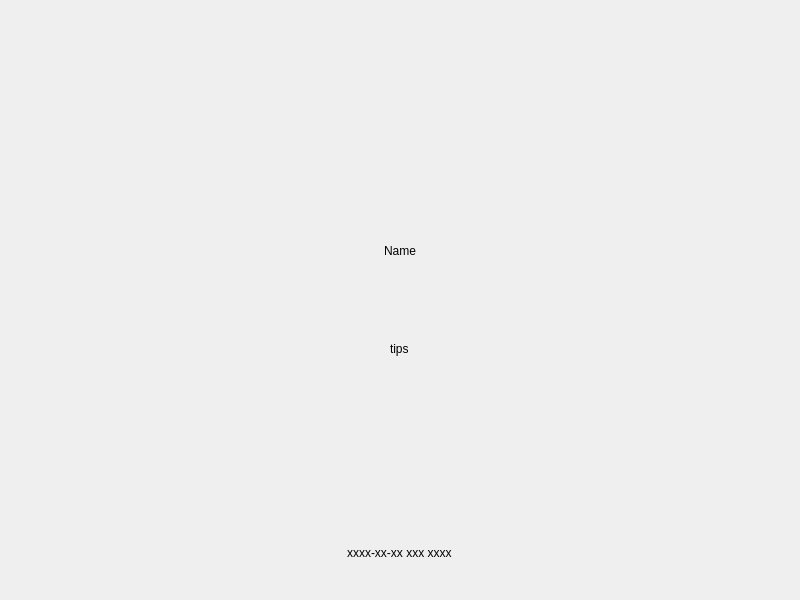
<?xml version="1.0" encoding="UTF-8"?>
<ui version="4.0">
 <class>LoginFrame</class>
 <widget class="QWidget" name="LoginFrame">
  <property name="geometry">
   <rect>
    <x>0</x>
    <y>0</y>
    <width>800</width>
    <height>600</height>
   </rect>
  </property>
  <property name="windowTitle">
   <string>LoginFrame</string>
  </property>
  <property name="styleSheet">
   <string notr="true"/>
  </property>
  <layout class="QHBoxLayout" name="horizontalLayout" stretch="1,2,1">
   <property name="spacing">
    <number>0</number>
   </property>
   <property name="leftMargin">
    <number>40</number>
   </property>
   <property name="topMargin">
    <number>40</number>
   </property>
   <property name="rightMargin">
    <number>40</number>
   </property>
   <property name="bottomMargin">
    <number>40</number>
   </property>
   <item>
    <widget class="QWidget" name="leftWrapper" native="true">
     <property name="minimumSize">
      <size>
       <width>114</width>
       <height>0</height>
      </size>
     </property>
     <property name="maximumSize">
      <size>
       <width>228</width>
       <height>16777215</height>
      </size>
     </property>
     <layout class="QVBoxLayout" name="verticalLayout">
      <property name="spacing">
       <number>0</number>
      </property>
      <property name="leftMargin">
       <number>0</number>
      </property>
      <property name="topMargin">
       <number>0</number>
      </property>
      <property name="rightMargin">
       <number>0</number>
      </property>
      <property name="bottomMargin">
       <number>0</number>
      </property>
      <item>
       <widget class="QWidget" name="left_top" native="true">
        <layout class="QVBoxLayout" name="verticalLayout_2"/>
       </widget>
      </item>
      <item>
       <spacer name="spacer">
        <property name="orientation">
         <enum>Qt::Vertical</enum>
        </property>
        <property name="sizeHint" stdset="0">
         <size>
          <width>20</width>
          <height>40</height>
         </size>
        </property>
       </spacer>
      </item>
      <item>
       <widget class="QWidget" name="left_bottom" native="true">
        <property name="sizePolicy">
         <sizepolicy hsizetype="Preferred" vsizetype="Preferred">
          <horstretch>0</horstretch>
          <verstretch>0</verstretch>
         </sizepolicy>
        </property>
        <layout class="QVBoxLayout" name="verticalLayout_3">
         <property name="spacing">
          <number>0</number>
         </property>
         <property name="leftMargin">
          <number>0</number>
         </property>
         <property name="topMargin">
          <number>0</number>
         </property>
         <property name="rightMargin">
          <number>0</number>
         </property>
         <property name="bottomMargin">
          <number>0</number>
         </property>
        </layout>
       </widget>
      </item>
     </layout>
    </widget>
   </item>
   <item>
    <widget class="QWidget" name="centerWrapper" native="true">
     <layout class="QVBoxLayout" name="verticalLayout_7" stretch="5,1,5">
      <property name="spacing">
       <number>0</number>
      </property>
      <property name="leftMargin">
       <number>0</number>
      </property>
      <property name="topMargin">
       <number>0</number>
      </property>
      <property name="rightMargin">
       <number>0</number>
      </property>
      <property name="bottomMargin">
       <number>0</number>
      </property>
      <item>
       <widget class="QWidget" name="center_top" native="true">
        <layout class="QVBoxLayout" name="verticalLayout_9">
         <property name="spacing">
          <number>0</number>
         </property>
         <property name="leftMargin">
          <number>0</number>
         </property>
         <property name="topMargin">
          <number>0</number>
         </property>
         <property name="rightMargin">
          <number>0</number>
         </property>
         <property name="bottomMargin">
          <number>0</number>
         </property>
         <item>
          <spacer name="verticalSpacer_5">
           <property name="orientation">
            <enum>Qt::Vertical</enum>
           </property>
           <property name="sizeHint" stdset="0">
            <size>
             <width>20</width>
             <height>40</height>
            </size>
           </property>
          </spacer>
         </item>
         <item>
          <layout class="QHBoxLayout" name="horizontalLayout_6">
           <property name="bottomMargin">
            <number>0</number>
           </property>
           <item>
            <spacer name="horizontalSpacer_3">
             <property name="orientation">
              <enum>Qt::Horizontal</enum>
             </property>
             <property name="sizeHint" stdset="0">
              <size>
               <width>40</width>
               <height>20</height>
              </size>
             </property>
            </spacer>
           </item>
           <item>
            <widget class="Kiran::SessionGuard::UserAvatar" name="avatar" native="true">
             <property name="sizePolicy">
              <sizepolicy hsizetype="Expanding" vsizetype="Expanding">
               <horstretch>0</horstretch>
               <verstretch>0</verstretch>
              </sizepolicy>
             </property>
             <property name="minimumSize">
              <size>
               <width>100</width>
               <height>100</height>
              </size>
             </property>
             <property name="maximumSize">
              <size>
               <width>180</width>
               <height>180</height>
              </size>
             </property>
            </widget>
           </item>
           <item>
            <spacer name="horizontalSpacer_4">
             <property name="orientation">
              <enum>Qt::Horizontal</enum>
             </property>
             <property name="sizeHint" stdset="0">
              <size>
               <width>40</width>
               <height>20</height>
              </size>
             </property>
            </spacer>
           </item>
          </layout>
         </item>
         <item>
          <spacer name="verticalSpacer_4">
           <property name="orientation">
            <enum>Qt::Vertical</enum>
           </property>
           <property name="sizeType">
            <enum>QSizePolicy::Fixed</enum>
           </property>
           <property name="sizeHint" stdset="0">
            <size>
             <width>20</width>
             <height>10</height>
            </size>
           </property>
          </spacer>
         </item>
         <item alignment="Qt::AlignHCenter">
          <widget class="QLabel" name="userName">
           <property name="text">
            <string>Name</string>
           </property>
          </widget>
         </item>
         <item>
          <spacer name="verticalSpacer_3">
           <property name="orientation">
            <enum>Qt::Vertical</enum>
           </property>
           <property name="sizeType">
            <enum>QSizePolicy::Fixed</enum>
           </property>
           <property name="sizeHint" stdset="0">
            <size>
             <width>20</width>
             <height>18</height>
            </size>
           </property>
          </spacer>
         </item>
        </layout>
       </widget>
      </item>
      <item>
       <widget class="QWidget" name="center" native="true">
        <layout class="QHBoxLayout" name="horizontalLayout_2">
         <property name="spacing">
          <number>0</number>
         </property>
         <property name="leftMargin">
          <number>0</number>
         </property>
         <property name="topMargin">
          <number>0</number>
         </property>
         <property name="rightMargin">
          <number>0</number>
         </property>
         <property name="bottomMargin">
          <number>0</number>
         </property>
         <item>
          <widget class="QStackedWidget" name="stackedWidget">
           <property name="sizePolicy">
            <sizepolicy hsizetype="Expanding" vsizetype="Preferred">
             <horstretch>0</horstretch>
             <verstretch>0</verstretch>
            </sizepolicy>
           </property>
           <property name="currentIndex">
            <number>0</number>
           </property>
           <widget class="QWidget" name="page_edit">
            <layout class="QHBoxLayout" name="horizontalLayout_3">
             <property name="spacing">
              <number>0</number>
             </property>
             <property name="leftMargin">
              <number>0</number>
             </property>
             <property name="topMargin">
              <number>0</number>
             </property>
             <property name="rightMargin">
              <number>0</number>
             </property>
             <property name="bottomMargin">
              <number>0</number>
             </property>
             <item>
              <spacer name="horizontalSpacer">
               <property name="orientation">
                <enum>Qt::Horizontal</enum>
               </property>
               <property name="sizeHint" stdset="0">
                <size>
                 <width>40</width>
                 <height>20</height>
                </size>
               </property>
              </spacer>
             </item>
             <item>
              <widget class="QLabel" name="label_spacer">
               <property name="minimumSize">
                <size>
                 <width>30</width>
                 <height>30</height>
                </size>
               </property>
               <property name="maximumSize">
                <size>
                 <width>30</width>
                 <height>30</height>
                </size>
               </property>
               <property name="text">
                <string/>
               </property>
              </widget>
             </item>
             <item>
              <widget class="Kiran::SessionGuard::PromptEdit" name="edit" native="true">
               <property name="sizePolicy">
                <sizepolicy hsizetype="Expanding" vsizetype="Preferred">
                 <horstretch>0</horstretch>
                 <verstretch>0</verstretch>
                </sizepolicy>
               </property>
               <property name="minimumSize">
                <size>
                 <width>220</width>
                 <height>30</height>
                </size>
               </property>
               <property name="maximumSize">
                <size>
                 <width>270</width>
                 <height>36</height>
                </size>
               </property>
              </widget>
             </item>
             <item>
              <widget class="QLabel" name="label_capslock">
               <property name="sizePolicy">
                <sizepolicy hsizetype="Fixed" vsizetype="Fixed">
                 <horstretch>0</horstretch>
                 <verstretch>0</verstretch>
                </sizepolicy>
               </property>
               <property name="minimumSize">
                <size>
                 <width>30</width>
                 <height>30</height>
                </size>
               </property>
               <property name="maximumSize">
                <size>
                 <width>30</width>
                 <height>30</height>
                </size>
               </property>
               <property name="text">
                <string/>
               </property>
              </widget>
             </item>
             <item>
              <spacer name="horizontalSpacer_2">
               <property name="orientation">
                <enum>Qt::Horizontal</enum>
               </property>
               <property name="sizeHint" stdset="0">
                <size>
                 <width>40</width>
                 <height>20</height>
                </size>
               </property>
              </spacer>
             </item>
            </layout>
           </widget>
           <widget class="QWidget" name="page_reauth">
            <layout class="QHBoxLayout" name="horizontalLayout_4">
             <item>
              <widget class="QPushButton" name="btn_reAuth">
               <property name="sizePolicy">
                <sizepolicy hsizetype="Preferred" vsizetype="Fixed">
                 <horstretch>0</horstretch>
                 <verstretch>0</verstretch>
                </sizepolicy>
               </property>
               <property name="minimumSize">
                <size>
                 <width>150</width>
                 <height>30</height>
                </size>
               </property>
               <property name="maximumSize">
                <size>
                 <width>180</width>
                 <height>36</height>
                </size>
               </property>
               <property name="text">
                <string>Recertification</string>
               </property>
              </widget>
             </item>
            </layout>
           </widget>
           <widget class="QWidget" name="page_empty"/>
          </widget>
         </item>
        </layout>
       </widget>
      </item>
      <item>
       <widget class="QWidget" name="center_bottom" native="true">
        <layout class="QVBoxLayout" name="verticalLayout_8">
         <property name="spacing">
          <number>0</number>
         </property>
         <property name="leftMargin">
          <number>0</number>
         </property>
         <property name="topMargin">
          <number>0</number>
         </property>
         <property name="rightMargin">
          <number>0</number>
         </property>
         <property name="bottomMargin">
          <number>0</number>
         </property>
         <item>
          <spacer name="verticalSpacer_2">
           <property name="orientation">
            <enum>Qt::Vertical</enum>
           </property>
           <property name="sizeType">
            <enum>QSizePolicy::Fixed</enum>
           </property>
           <property name="sizeHint" stdset="0">
            <size>
             <width>20</width>
             <height>18</height>
            </size>
           </property>
          </spacer>
         </item>
         <item alignment="Qt::AlignHCenter">
          <widget class="QLabel" name="tips">
           <property name="text">
            <string>tips</string>
           </property>
          </widget>
         </item>
         <item>
          <spacer name="verticalSpacer">
           <property name="orientation">
            <enum>Qt::Vertical</enum>
           </property>
           <property name="sizeHint" stdset="0">
            <size>
             <width>20</width>
             <height>40</height>
            </size>
           </property>
          </spacer>
         </item>
         <item alignment="Qt::AlignHCenter">
          <widget class="QLabel" name="timedate">
           <property name="text">
            <string>xxxx-xx-xx xxx xxxx</string>
           </property>
          </widget>
         </item>
        </layout>
       </widget>
      </item>
     </layout>
    </widget>
   </item>
   <item>
    <widget class="QWidget" name="rightWrapper" native="true">
     <property name="minimumSize">
      <size>
       <width>114</width>
       <height>0</height>
      </size>
     </property>
     <property name="maximumSize">
      <size>
       <width>228</width>
       <height>16777215</height>
      </size>
     </property>
     <layout class="QVBoxLayout" name="verticalLayout_4">
      <property name="spacing">
       <number>0</number>
      </property>
      <property name="leftMargin">
       <number>0</number>
      </property>
      <property name="topMargin">
       <number>0</number>
      </property>
      <property name="rightMargin">
       <number>0</number>
      </property>
      <property name="bottomMargin">
       <number>0</number>
      </property>
      <item>
       <widget class="QWidget" name="right_top" native="true">
        <layout class="QVBoxLayout" name="verticalLayout_5"/>
       </widget>
      </item>
      <item>
       <spacer name="spacer_2">
        <property name="orientation">
         <enum>Qt::Vertical</enum>
        </property>
        <property name="sizeHint" stdset="0">
         <size>
          <width>20</width>
          <height>40</height>
         </size>
        </property>
       </spacer>
      </item>
      <item>
       <widget class="QWidget" name="right_bottom" native="true">
        <layout class="QVBoxLayout" name="verticalLayout_6">
         <property name="spacing">
          <number>0</number>
         </property>
         <property name="leftMargin">
          <number>0</number>
         </property>
         <property name="topMargin">
          <number>0</number>
         </property>
         <property name="rightMargin">
          <number>0</number>
         </property>
         <property name="bottomMargin">
          <number>0</number>
         </property>
        </layout>
       </widget>
      </item>
     </layout>
    </widget>
   </item>
  </layout>
 </widget>
 <customwidgets>
  <customwidget>
   <class>Kiran::SessionGuard::UserAvatar</class>
   <extends>QWidget</extends>
   <header>user-avatar.h</header>
   <container>1</container>
  </customwidget>
  <customwidget>
   <class>Kiran::SessionGuard::PromptEdit</class>
   <extends>QWidget</extends>
   <header>widgets/prompt-edit.h</header>
   <container>1</container>
  </customwidget>
 </customwidgets>
 <resources/>
 <connections/>
</ui>
